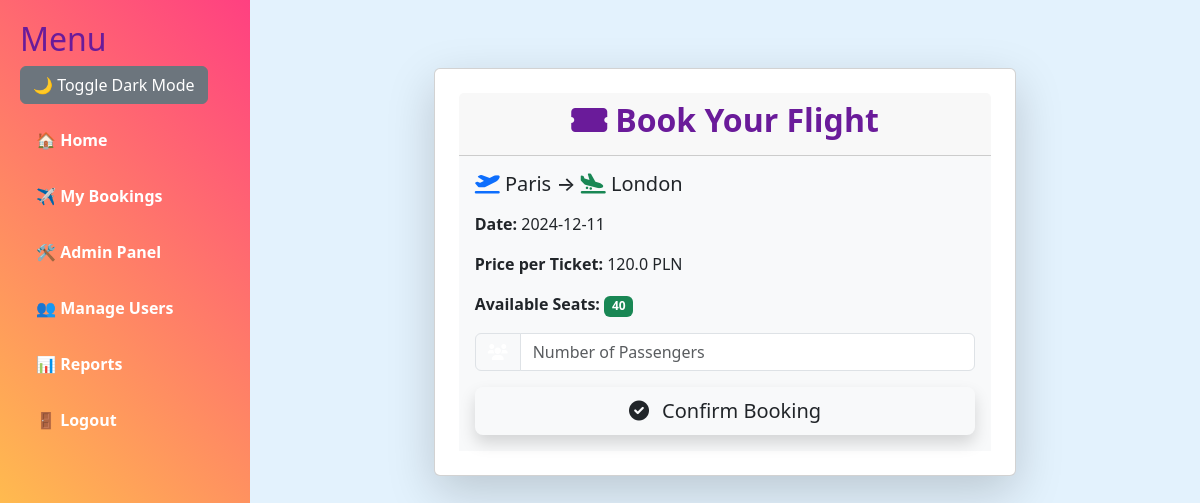
Page /book/2 (signed in) on the committed database.
### app.py (models this page shows)
class Flight(db.Model):
    id = db.Column(db.Integer, primary_key=True)
    departure_city = db.Column(db.String(100), nullable=False)
    arrival_city = db.Column(db.String(100), nullable=False)
    date = db.Column(db.String(100), nullable=False)
    price = db.Column(db.Float, nullable=False)
    available_seats = db.Column(db.Integer, nullable=False)

### app.py (the view, shortened to what this page needs)
@app.route("/book/<int:flight_id>", methods=["GET", "POST"])
@login_required
def book_flight(flight_id):
    flight = Flight.query.get_or_404(flight_id)
    return render_template("book.html", flight=flight)

### app.py (called while the page is built)
@login_manager.user_loader
def load_user(user_id):
    return User.query.get(int(user_id))

    @property
    def is_active(self):
        return True

### templates/book.html
{% extends "base.html" %}
{% block content %}
<div class="container-fluid">
    <div class="row justify-content-center my-5">
        <div class="col-md-8">
            <div class="card shadow-lg p-4 rounded">
                <div class="card-header bg-gradient-primary text-white text-center">
                    <h2 class="fw-bold"><i class="fas fa-ticket-alt me-2"></i>Book Your Flight</h2>
                </div>
                <div class="card-body bg-light">
                    <h5 class="text-dark mb-3">
                        <i class="fas fa-plane-departure text-primary"></i> {{ flight.departure_city }} →
                        <i class="fas fa-plane-arrival text-success"></i> {{ flight.arrival_city }}
                    </h5>
                    <p><strong>Date:</strong> {{ flight.date }}</p>
                    <p><strong>Price per Ticket:</strong> {{ flight.price }} PLN</p>
                    <p><strong>Available Seats:</strong>
                        {% if flight.available_seats > 0 %}
                            <span class="badge bg-success">{{ flight.available_seats }}</span>
                        {% else %}
                            <span class="badge bg-danger">Full</span>
                        {% endif %}
                    </p>
                    {% if flight.available_seats > 0 %}
                    <form method="POST">
                        <div class="input-group mb-3">
                            <span class="input-group-text bg-gradient-primary text-white">
                                <i class="fas fa-users"></i>
                            </span>
                            <input type="number" name="passengers" class="form-control" placeholder="Number of Passengers" min="1" max="{{ flight.available_seats }}" required>
                        </div>
                        <div class="d-grid">
                            <button type="submit" class="btn btn-gradient-success btn-lg shadow">
                                <i class="fas fa-check-circle me-2"></i> Confirm Booking
                            </button>
                        </div>
                    </form>
                    {% else %}
                        <p class="text-danger fw-bold">This flight is fully booked.</p>
                    {% endif %}
                </div>
            </div>
        </div>
    </div>
</div>
{% endblock %}

### static/css/styles.css (style rules this page uses)
body { font-family: Arial, sans-serif; margin: 0; padding: 0; background-color: #f9f9f9; color: #333; }

### templates/base.html (style rules this page uses)
body { background-color: #e3f2fd; margin: 0; display: flex; transition: background-color 0.3s, color 0.3s; }
h1, h2, h3 { color: #6a1b9a; }

### rows in the picture
Flight: departure_city "Paris", arrival_city "London", date "2024-12-11", price "120.0", available_seats "40"
